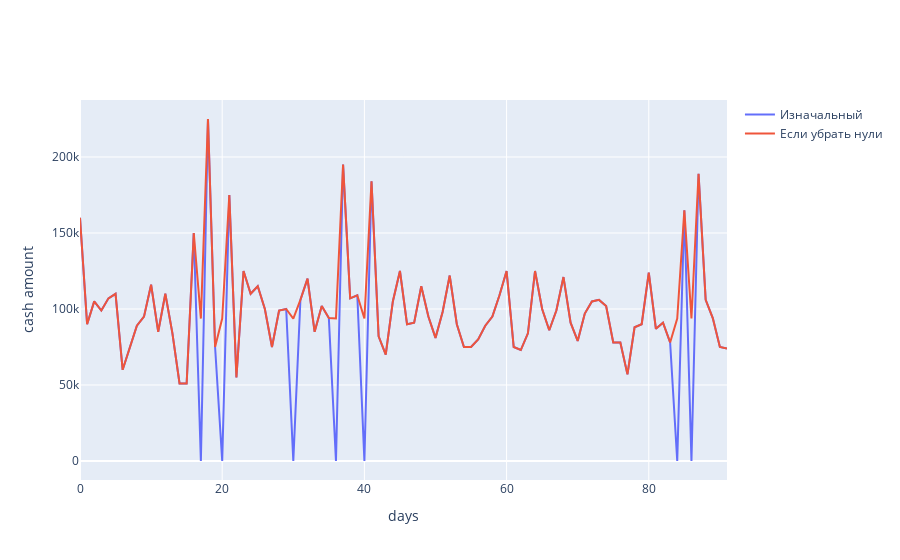

Source (notebook cell):
### Code cell
import plotly.graph_objects as go

x1 = np.arange(len(real_cash[0]))
y1 = real_cash[0]
x2 = np.arange(len(real_cash[0]))
y2 = real_cash[0].copy()
y2[y2 == 0] = y2.mean()

f1 = go.Figure(
    data = [
        go.Scatter(x=x1, y=y1, name="Изначальный"),
        go.Scatter(x=x2, y=y2, name="Если убрать нули"),
    ],
    layout = {"xaxis": {"title": "days"}, "yaxis": {"title": "cash amount"}}
)
f1
